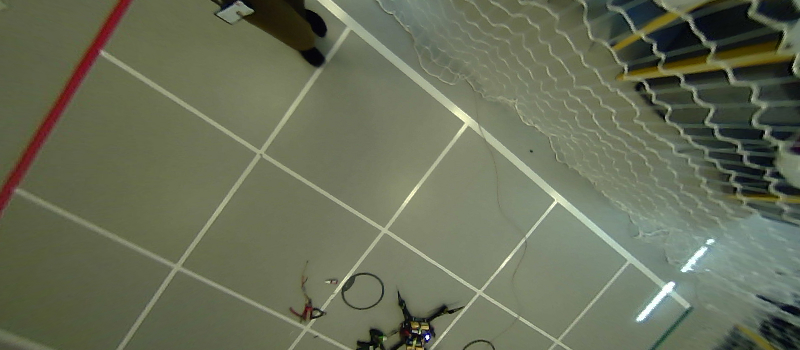
#> input picture Homeworx/homework2/data/grid.jpg, 800 x 350 px
$ python task2.py
#> lines starting #> are read from the running program, lines starting #| are printed output that depends on the picture
#> further down, I_rgb is the input picture: shape (350, 800, 3); mean R, G, B 103.7, 109.6, 87.4
### Homeworx/homework2/python/common.py
import matplotlib.pyplot as plt
import numpy as np

def im2double(im):
    """
    Ensures that the returned image is a floating-point image,
    with pixel values in the range [0,1].
    """
    if im.dtype == np.uint8: return im/255.0
    else: return im

def rgb_to_gray(I):
    """
    Converts a HxWx3 RGB image to a HxW grayscale image by averaging.
    """
    R = I[:,:,0]
    G = I[:,:,1]
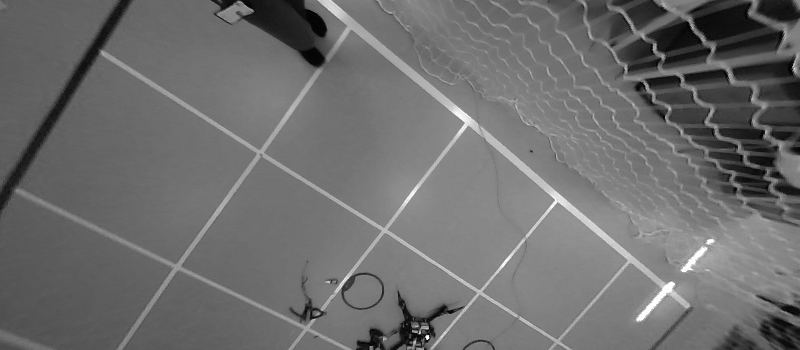
#> G: shape (350, 800) float64; min 0, max 1, mean 0.43
    B = I[:,:,2]
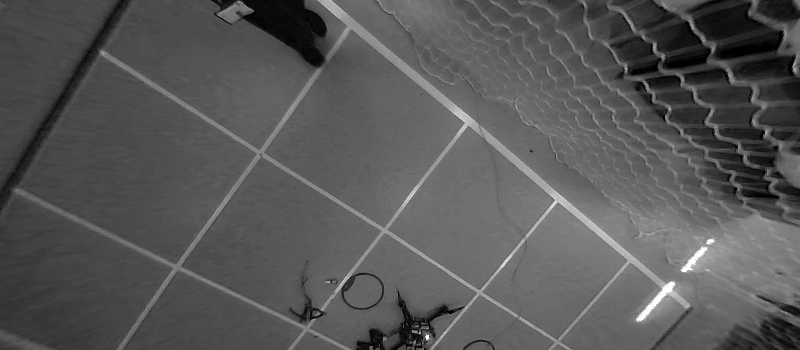
#> B: shape (350, 800) float64; min 0, max 1, mean 0.343
    return (R + G + B)/3.0
#> returned value: shape (350, 800) float64

def derivative_of_gaussian(I, sigma):
    """
    Computes the gradient in the x and y direction using the derivatives
    of a 2-D Gaussian, as described in HW1 Task 3.6. Returns the gradient
    images (Ix, Iy) and the magnitude Im.
    """
#> called with sigma = 1
    h = int(np.ceil(3*sigma))
    x = np.arange(2*h + 1) - h
    e = np.exp(-x**2/(2*sigma**2))
    g = e/np.sqrt(2*np.pi*sigma**2)
    d = -x*e/(sigma*sigma*sigma*np.sqrt(2*np.pi))
    Ix = np.zeros_like(I)
    Iy = np.zeros_like(I)
    for row in range(I.shape[0]): Ix[row,:] = np.convolve(I[row,:], d, mode='same')
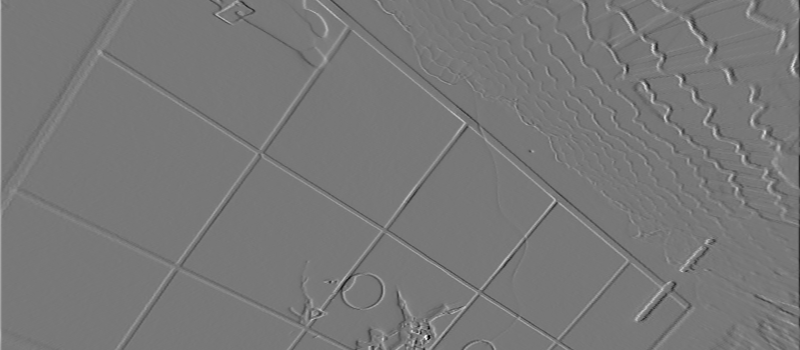
#> Ix: shape (350, 800) float64; min -0.282, max 0.316, mean 5.4e-06; drawn with min black and max white
    for col in range(I.shape[1]): Ix[:,col] = np.convolve(Ix[:,col], g, mode='same')
    for col in range(I.shape[1]): Iy[:,col] = np.convolve(I[:,col], d, mode='same')
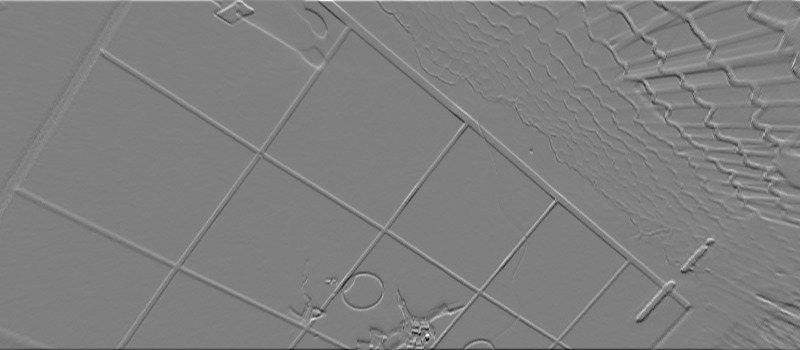
#> Iy: shape (350, 800) float64; min -0.293, max 0.292, mean 3.78e-05; drawn with min black and max white
    for row in range(I.shape[0]): Iy[row,:] = np.convolve(Iy[row,:], g, mode='same')
    return Ix, Iy, np.sqrt(Ix**2 + Iy**2)

# [12 lines left out: function gaussian, not called in this run]

def extract_edges(Ix, Iy, Im, threshold):
    """
    Returns the x, y coordinates of pixels whose gradient
    magnitude is greater than the threshold. Also, returns
    the angle of the image gradient at each extracted edge.
    """
    y,x = np.nonzero(Im > threshold)
    theta = np.arctan2(Iy[y,x], Ix[y,x])
    return x, y, theta

def extract_local_maxima(H, threshold):
    """
    Returns the row and column of cells whose value is strictly greater than its
    8 immediate neighbors, and greater than or equal to a threshold. The threshold
    is specified as a fraction of the maximum array value.

    Note: This returns (row,column) coordinates.
    """
    assert(len(H.shape) == 2) # Must be gray-scale array
    assert(threshold >= 0 and threshold <= 1) # Threshold is specified as fraction of maximum array value
    absolute_threshold = threshold*H.max()
    maxima = []
    for row in range(1, H.shape[0]-1):
        for col in range(1, H.shape[1]-1):
            window = H[row-1:row+2, col-1:col+2]
            center = window[1,1]
            window[1,1] = 0.0
            if center > window.max() and center >= absolute_threshold:
                maxima.append((row,col))
            window[1,1] = center
    maxima = np.array(maxima)
    return maxima[:,0], maxima[:,1]

def draw_line(theta, rho, **args):
    """
    Draws a line given in normal form (rho, theta).
    Uses the current plot's xlim and ylim as bounds.
    """
    def clamp(a, b, a_min, a_max, rho, A, B):
        if a < a_min or a > a_max:
            a = np.fmax(a_min, np.fmin(a_max, a))
            b = (rho-a*A)/B
        return a, b

    x_min,x_max = np.sort(plt.xlim())
    y_min,y_max = np.sort(plt.ylim())
    c = np.cos(theta)
    s = np.sin(theta)
    if np.fabs(s) > np.fabs(c):
        x1 = x_min
        x2 = x_max
        y1 = (rho-x1*c)/s
        y2 = (rho-x2*c)/s
        y1,x1 = clamp(y1, x1, y_min, y_max, rho, s, c)
        y2,x2 = clamp(y2, x2, y_min, y_max, rho, s, c)
    else:
        y1 = y_min
        y2 = y_max
        x1 = (rho-y1*s)/c
        x2 = (rho-y2*s)/c
        x1,y1 = clamp(x1, y1, x_min, x_max, rho, c, s)
        x2,y2 = clamp(x2, y2, x_min, x_max, rho, c, s)
    plt.plot([x1, x2], [y1, y2], **args)

### Homeworx/homework2/python/task2.py
from cmath import pi
import numpy as np
import matplotlib.pyplot as plt
from common import *
import cv2

# This bit of code is from HW1.
edge_threshold = 0.015
blur_sigma     = 1
filename       = '../data/grid.jpg'
I_rgb          = plt.imread(filename)
I_rgb          = im2double(I_rgb) #Ensures that the image is in floating-point with pixel values in [0,1].
I_gray         = rgb_to_gray(I_rgb)
Ix, Iy, Im     = derivative_of_gaussian(I_gray, sigma=blur_sigma) # See HW1 Task 3.6
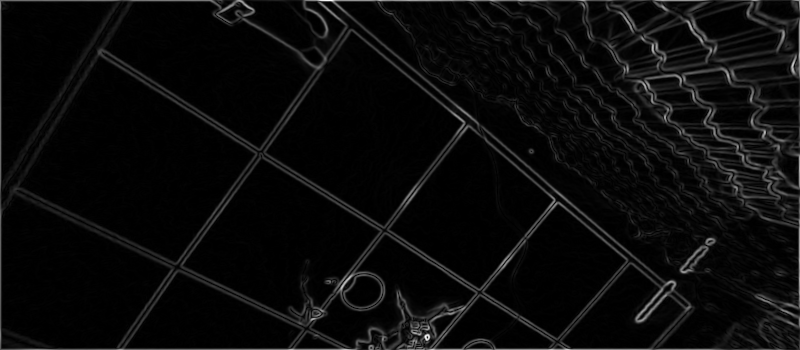
#> Im: shape (350, 800) float64; min 1.35e-17, max 0.284, mean 0.0127; drawn with min black and max white
x,y,theta      = extract_edges(Ix, Iy, Im, edge_threshold)


# You can adjust these for better results
line_threshold = 0.18
N_rho          = 400
N_theta        = 400

###########################################
#
# Task 2.1: Determine appropriate ranges
#
###########################################
# Tip: theta is computed using np.arctan2. Check that the
# range of values returned by arctan2 matches your chosen
# ranges (check np.info(np.arctan2) or the internet docs).

print(I_rgb.shape)
#| (350, 800, 3)

rho_max   = int(np.sqrt(np.square(I_rgb.shape[0]) + np.square(I_rgb.shape[1])))
#> rho_max = 873
rho_min   = -rho_max
#> rho_min = -873
theta_min = -pi
theta_max = +pi
print(rho_max)
#| 873
###########################################
#
# Task 2.2: Compute the accumulator array
#
###########################################
# Zero-initialize an array to hold our votes
H = np.zeros((N_rho, N_theta))

# 1) Compute rho for each edge (x,y,theta)
rho = x*np.cos(theta) + y*np.sin(theta) # Proman's 'no for-loop' approach

# 2) Convert to discrete row,column coordinates
row_inds = np.floor(N_rho*(rho-rho_min)/(rho_max-rho_min)).astype(int)
col_inds = np.floor(N_theta*(theta-theta_min)/(theta_max-theta_min)).astype(int)
print(row_inds.shape, max(row_inds), min(row_inds))
#| (60711,) 395 1

# 3) Increment H[row,column]
for i in range(0,len(row_inds)):
    H[row_inds[i], col_inds[i]] += 1

###########################################
#
# Task 2.3: Extract local maxima
#
###########################################
# 1) Call extract_local_maxima

# 2) Convert (row, column) back to (rho, theta)
cell_rows, cell_cols = extract_local_maxima(H, line_threshold)
#> in extract_local_maxima, `absolute_threshold = threshold*H.max()`: absolute_threshold = 54.54
#> after the loop in extract_local_maxima, `for row in range(1, H.shape[0]-1):`: maxima = [(97, 41), (120, 100), (130, 39), (149, 345), (151, 344), (161, 128), (197, 335), (200, 200), (200, 299), (201, 135), (236, 329), (246, 144), (248, 145), (268, 239), (301, 241)]
#> in extract_local_maxima, `maxima = np.array(maxima)`: maxima = 15 rows, first 8: [97, 41], [120, 100], [130, 39], [149, 345], [151, 344], [161, 128], [197, 335], [200, 200]
#> cell_rows = [97, 120, 130, 149, 151, 161, 197, 200, 200, 201, 236, 246, 248, 268, 301]; cell_cols = [41, 100, 39, 345, 344, 128, 335, 200, 299, 135, 329, 144, 145, 239, 241]
maxima_rho = rho_min + cell_rows*(rho_max-rho_min)/N_rho
#> maxima_rho = [-449.6, -349.2, -305.5, -222.6, -213.9, -170.2, -13.1, 0, 0, 4.37, 157.1, 200.8, 209.5, 296.8, 440.9]
maxima_theta = theta_min + cell_cols*(theta_max-theta_min)/N_theta
#> maxima_theta = [-2.5, -1.57, -2.53, 2.28, 2.26, -1.13, 2.12, 0, 1.56, -1.02, 2.03, -0.88, -0.864, 0.613, 0.644]

###########################################
#
# Figure 2.2: Display the accumulator array and local maxima
#
###########################################
plt.figure()
plt.imshow(H, extent=[theta_min, theta_max, rho_max, rho_min], aspect='auto')
plt.colorbar(label='Votes')
plt.scatter(maxima_theta, maxima_rho, marker='.', color='red')
plt.title('Accumulator array')
plt.xlabel('$\\theta$ (radians)')
plt.ylabel('$\\rho$ (pixels)')
plt.savefig('out_array.png', bbox_inches='tight', pad_inches=0) # Uncomment to save figure
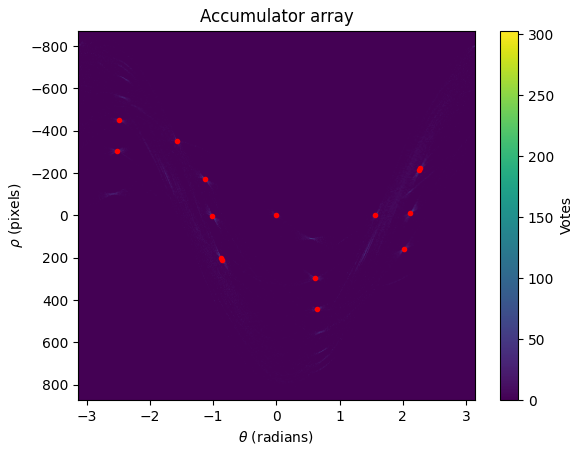
#> figure drawn by matplotlib, 2 panels

###########################################
#
# Figure 2.3: Draw the lines back onto the input image
#
###########################################
plt.figure()
plt.imshow(I_rgb)
plt.xlim([0, I_rgb.shape[1]])
plt.ylim([I_rgb.shape[0], 0])
for theta,rho in zip(maxima_theta,maxima_rho):
    draw_line(theta, rho, color='yellow')
#> this loop made 15 passes
#> (theta, rho, c in draw_line, s in draw_line, x1 in draw_line, x2 in draw_line, y1 in draw_line, y2 in draw_line) on passes 4, 5, 6, 7, 9, 10, 11, 12, 13: (2.28, -222.6, -0.649, 0.76, 342.8, 752.6, 0, 350), (2.26, -213.9, -0.637, 0.771, 335.5, 758.6, 0, 350), (-1.13, -170.2, 0.426, -0.905, 0, 344, 188.1, 350), (2.12, -13.1, -0.522, 0.853, 25.06, 596.2, 0, 350), (1.56, 0, 0.0157, 1, 0, 0, 0, 0), (-1.02, 4.37, 0.522, -0.853, 8.35, 579.5, 0, 350), (2.03, 157.1, -0.44, 0.898, 0, 357.3, 175, 350), (-0.88, 200.8, 0.637, -0.771, 315, 738.1, 0, 350), (-0.864, 209.5, 0.649, -0.76, 322.6, 732.4, 0, 350)
#> (theta, rho, c in draw_line, s in draw_line, y1 in draw_line, y2 in draw_line, x1 in draw_line, x2 in draw_line) on passes 1, 3, 8, 14, 15: (-2.5, -449.6, -0.8, -0.6, 0, 350, 562.2, 299.4), (-2.53, -305.5, -0.818, -0.575, 0, 350, 373.5, 127.5), (0, 0, 1, 0, 0, 350, 0, 0), (0.613, 296.8, 0.818, 0.575, 0, 350, 362.8, 116.8), (0.644, 440.9, 0.8, 0.6, 0, 350, 551.3, 288.5)
plt.title('Dominant lines')
plt.savefig('out_lines.png', bbox_inches='tight', pad_inches=0) # Uncomment to save figure
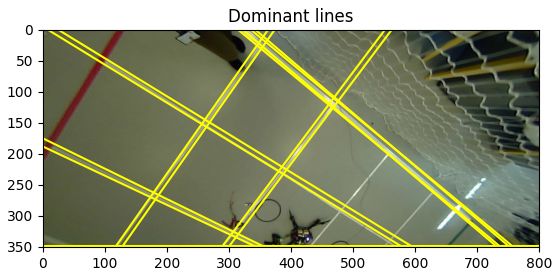
#> figure drawn by matplotlib, 1 panel

plt.show()
